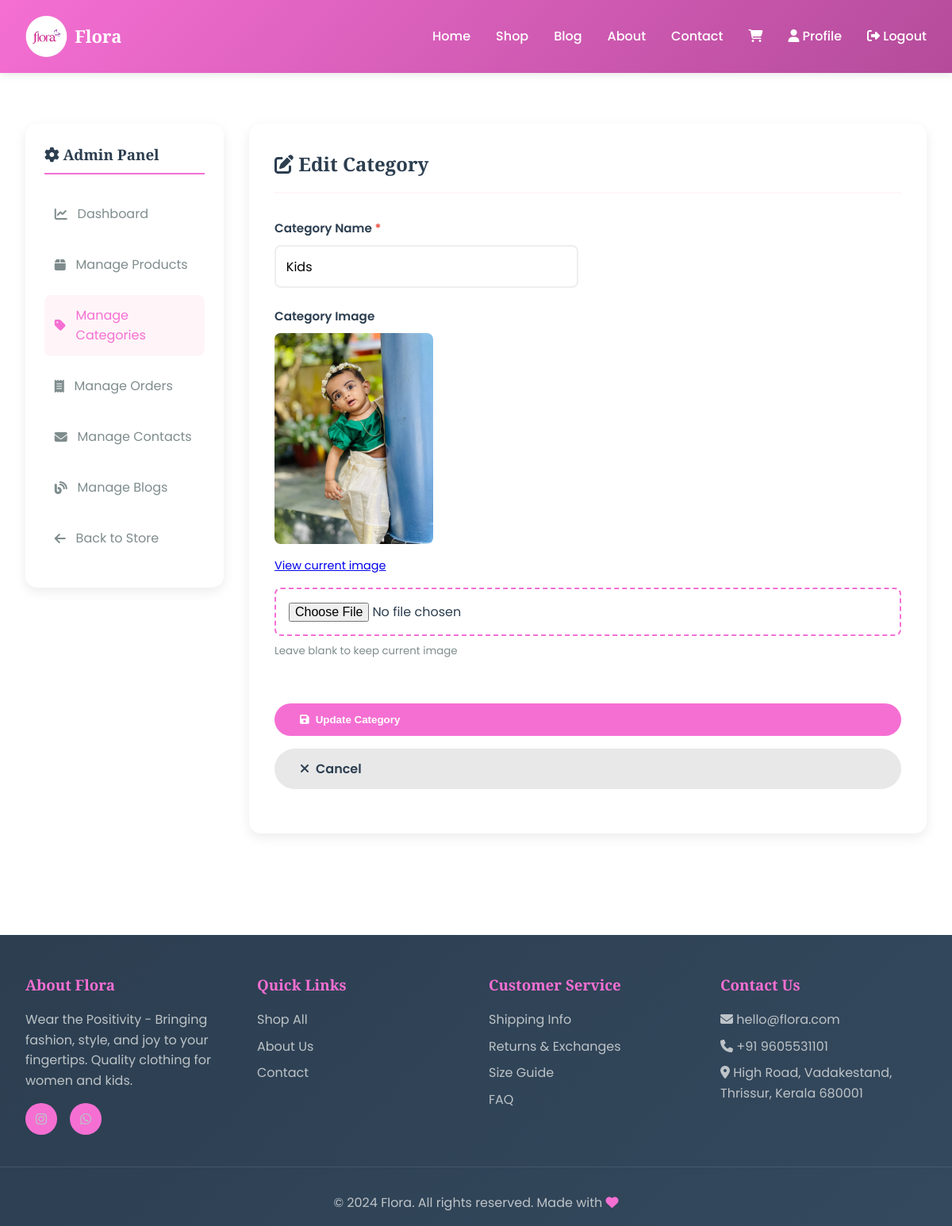
Page /dashboard/categories/3/ (signed in) on the committed database.
### shop/models.py (models this page shows, shortened)
class Category(models.Model):
    name = models.CharField(max_length=200, db_index=True)
    slug = models.SlugField(max_length=200, unique=True)
    description = models.TextField(blank=True, null=True)
    image = models.ImageField(upload_to='categories/', blank=True,null=True)
    created_at = models.DateTimeField(auto_now_add=True)
    updated_at = models.DateTimeField(auto_now=True)
    class Meta:
        ordering = ['name']
        verbose_name = 'category'
        verbose_name_plural = 'categories'

### shop/views.py (the view, shortened to what this page needs)
# urls.py: path('dashboard/categories/<int:id>/', views.admin_category_detail, name='admin_category_detail'),
@login_required(login_url='shop:login')
def admin_category_detail(request, id):
    if not request.user.is_staff:
        messages.error(request, 'You do not have permission to access this page.')
        return redirect('shop:home')
    category = get_object_or_404(Category, id=id)
    context = {
        'category': category,
    }
    return render(request, 'shop/admin/category_detail.html', context)

### cart/cart.py (called while the page is built)
    def __len__(self):
        return sum(item['quantity'] for item in self.cart.values())

### cart/context_processors.py (called while the page is built)
def cart(request):
    return {'cart': Cart(request)}

### templates/shop/admin/category_detail.html (shortened to what this page needs)
{% extends "base.html" %}
{% block content %}
<div class="container">
    <div class="admin-container">
        <aside class="admin-sidebar">
            <h3><i class="fas fa-cog"></i> Admin Panel</h3>
            <ul class="admin-menu">
                <li><a href="{% url 'shop:admin_dashboard' %}"><i class="fas fa-chart-line"></i> Dashboard</a></li>
                <li><a href="{% url 'shop:admin_products' %}"><i class="fas fa-box"></i> Manage Products</a></li>
                <li><a href="{% url 'shop:admin_categories' %}" class="active"><i class="fas fa-tag"></i> Manage Categories</a></li>
                <li><a href="{% url 'shop:admin_orders' %}"><i class="fas fa-receipt"></i> Manage Orders</a></li>
                <li><a href="{% url 'shop:admin_contacts' %}"><i class="fas fa-envelope"></i> Manage Contacts</a></li>
                <li><a href="{% url 'shop:admin_blogs' %}"><i class="fas fa-blog"></i> Manage Blogs</a></li>
                <li><a href="{% url 'shop:home' %}"><i class="fas fa-arrow-left"></i> Back to Store</a></li>
            </ul>
        </aside>
        <div class="admin-content">
            <div class="admin-header">
                <h2><i class="fas fa-edit"></i> Edit Category</h2>
            </div>
            <form method="post" enctype="multipart/form-data" class="form-grid">
                <div class="form-group">
                    <label for="name">Category Name <span class="required">*</span></label>
                    <input type="text" id="name" name="name" value="{{ category.name }}" required>
                </div>
                    <div class="form-group full-width">
                        <label for="image">Category Image</label>
                        {% if category.image %}
                            <div style="margin-bottom: 1rem;">
                                <img src="{{ category.image.url }}" alt="{{ category.name }}" style="max-width: 200px; border-radius: 8px;">
                                <p style="margin-top: 0.5rem; font-size: 0.9rem;"><a href="{{ category.image.url }}" target="_blank">View current image</a></p>
                            </div>
                        {% endif %}
                        <input type="file" id="image" name="image" accept="image/*" style="padding: 1rem; border: 2px dashed var(--primary-color); border-radius: 8px;">
                        <small style="color: var(--text-light); margin-top: 0.5rem; display: block;">Leave blank to keep current image</small>
                    </div>
                <div class="form-group full-width form-actions">
                        <button type="submit" class="btn btn-primary"><i class="fas fa-save"></i> Update Category</button>
                    <a href="{% url 'shop:admin_categories' %}" class="btn btn-secondary"><i class="fas fa-times"></i> Cancel</a>
                </div>
            </form>
        </div>
    </div>
</div>
{% endblock %}

### templates/base.html (style rules this page uses)
* { margin: 0; padding: 0; box-sizing: border-box; }
:root { --primary-color: #f56fd3; --secondary-color: #b44b9a; --accent-color: #FFA07A; --purple-accent: #9B59B6; --text-dark: #2C3E50; --text-light: #7F8C8D; --bg-light: #FFF5F8; --white: #FFFFFF; --success: #27AE60; --warning: #F39C12; }
body { font-family: 'Poppins', sans-serif; line-height: 1.6; color: var(--text-dark); background-color: var(--white); }
h1, h2, h3, h4, h5, h6 { font-family: 'Playfair Display', serif; font-weight: 600; }
.container { max-width: 1200px; margin: 0 auto; padding: 2rem; }
.btn { padding: 0.75rem 2rem; border: none; border-radius: 50px; font-weight: 600; cursor: pointer; transition: all 0.3s ease; text-decoration: none; display: inline-block; text-align: center; }
.btn-primary { background: linear-gradient(135deg, var(--primary-color), var(--secondary-color)); color: var(--white); }
.btn-secondary { background: var(--accent-color); color: var(--white); }

### templates/shop/admin/category_detail.html (style rules this page uses)
.admin-container { display: grid; grid-template-columns: 250px 1fr; gap: 2rem; margin: 2rem 0; }
.admin-sidebar { background: white; padding: 1.5rem; border-radius: 15px; box-shadow: 0 5px 15px rgba(0,0,0,0.08); height: fit-content; position: sticky; top: 100px; }
.admin-sidebar h3 { margin-bottom: 1.5rem; color: var(--text-dark); border-bottom: 2px solid var(--primary-color); padding-bottom: 0.5rem; }
.admin-menu { list-style: none; }
.admin-menu li { margin-bottom: 0.8rem; }
.admin-menu a { color: var(--text-light); text-decoration: none; display: flex; align-items: center; gap: 0.8rem; padding: 0.8rem; border-radius: 8px; transition: all 0.3s ease; }
.admin-menu a:hover, .admin-menu a.active { background: var(--bg-light); color: var(--primary-color); }
.admin-content { background: white; padding: 2rem; border-radius: 15px; box-shadow: 0 5px 15px rgba(0,0,0,0.08); }
.admin-header { margin-bottom: 2rem; border-bottom: 2px solid var(--bg-light); padding-bottom: 1rem; }
.admin-header h2 { margin: 0; color: var(--text-dark); }
.form-grid { display: grid; grid-template-columns: repeat(auto-fit, minmax(250px, 1fr)); gap: 1.5rem; margin-bottom: 1.5rem; }
.form-group { display: flex; flex-direction: column; }
.form-group label { font-weight: 600; color: var(--text-dark); margin-bottom: 0.5rem; font-size: 0.95rem; }
.form-group input, .form-group textarea { padding: 0.8rem; border: 2px solid #eee; border-radius: 8px; font-size: 1rem; font-family: inherit; transition: all 0.3s ease; }
.form-group.full-width { grid-column: 1 / -1; }
.form-actions { display: flex; gap: 1rem; margin-top: 2rem; }
.btn { padding: 0.8rem 2rem; border: none; border-radius: 50px; font-weight: 600; cursor: pointer; text-decoration: none; display: inline-flex; align-items: center; gap: 0.5rem; transition: all 0.3s ease; }
.btn-primary { background: var(--primary-color); color: white; }
.btn-secondary { background: #E8E8E8; color: var(--text-dark); }
.required { color: #E74C3C; }

### rows in the picture
Category: name "Kids", image (picture)
